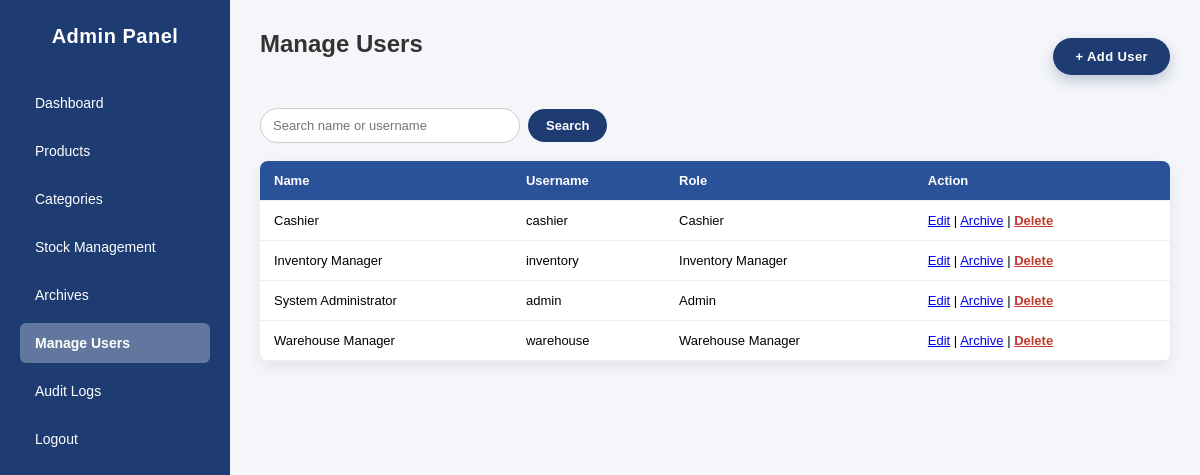
The app's page /views/admin/users.php (signed in) with its own data.
### tables this page shows
CREATE TABLE `users` (
  `user_id` int(11) NOT NULL,
  `name` varchar(100) NOT NULL,
  `username` varchar(50) NOT NULL,
  `password` varchar(255) NOT NULL,
  `role_id` int(11) NOT NULL,
  `created_at` timestamp NOT NULL DEFAULT current_timestamp(),
  `status` enum('active','inactive') DEFAULT 'active'
);

CREATE TABLE `roles` (
  `role_id` int(11) NOT NULL,
  `role_name` varchar(50) NOT NULL
);

### views/admin/users.php (the view, shortened to what this page needs)
<?php
require '../../conn/db.php';
$search = trim($_GET['search'] ?? '');
$search = substr($search, 0, 50);
$page   = max(1, (int)($_GET['page'] ?? 1));
$limit  = 10;
$offset = ($page - 1) * $limit;
$stmt = $pdo->prepare("
    SELECT u.*, r.role_name
    FROM users u
    JOIN roles r ON u.role_id = r.role_id
    WHERE u.status = 'active'
      AND (u.name LIKE :search OR u.username LIKE :search)
    ORDER BY u.name ASC
    LIMIT :limit OFFSET :offset
");
$stmt->bindValue(':search', "%$search%", PDO::PARAM_STR);
$stmt->bindValue(':limit', $limit, PDO::PARAM_INT);
$stmt->bindValue(':offset', $offset, PDO::PARAM_INT);
$stmt->execute();
$users = $stmt->fetchAll();
?>
<!DOCTYPE html>
<html>
<head>
    <link rel="stylesheet" href="../../assets/css/admin_dashboard.css">
    <link rel="stylesheet" href="../../assets/css/users.css">
</head>
<body>
<div class="dashboard">
    <aside class="sidebar">
        <h2>Admin Panel</h2>
        <ul>
            <li><a href="dashboard.php">Dashboard</a></li>
            <li><a href="products.php">Products</a></li>
            <li><a href="categories.php">Categories</a></li>
            <li><a href="stock_management.php">Stock Management</a></li>
            <li><a href="archives.php">Archives</a></li>
            <li class="active"><a href="users.php">Manage Users</a></li>
            <li><a href="audit_logs.php">Audit Logs</a></li>
            <li><a href="../../logout.php">Logout</a></li>
        </ul>
    </aside>
    <main class="content">
        <div class="page-header">
            <h1>Manage Users</h1>
            <button class="add-btn" id="openUserModal">+ Add User</button>
        </div>
        <form method="GET" class="search-form">
            <input type="text"
                   name="search"
                   placeholder="Search name or username"
                   value="<?= htmlspecialchars($search) ?>">
            <button type="submit">Search</button>
        </form>
        <br>
        <table>
            <tr>
                <th>Name</th>
                <th>Username</th>
                <th>Role</th>
                <th>Action</th>
            </tr>
            <?php foreach ($users as $u): ?>
            <tr>
                <td><?= htmlspecialchars($u['name']) ?></td>
                <td><?= htmlspecialchars($u['username']) ?></td>
                <td><?= htmlspecialchars($u['role_name']) ?></td>
                <td>
                    <a href="users.php?edit=<?= $u['user_id'] ?>">Edit</a> |
                    <a href="../../conn/Users.php?archive=<?= $u['user_id'] ?>"
                       onclick="return confirm('Archive this user?')">Archive</a> |
                    <a href="../../conn/Users.php?delete=<?= $u['user_id'] ?>"
                       class="danger"
                       onclick="return confirm('Delete user permanently?')">Delete</a>
                </td>
            </tr>
            <?php endforeach; ?>
        </table>
    </main>
</div>
</body>
</html>

### assets/css/admin_dashboard.css (style rules this page uses)
* { margin: 0; padding: 0; box-sizing: border-box; font-family: Arial, Helvetica, sans-serif; }
body { background: #f4f6f9; }
.dashboard { display: flex; min-height: 100vh; }
.sidebar { width: 230px; background: #1e3c72; color: #fff; padding: 25px 20px; display: flex; flex-direction: column; }
.sidebar h2 { text-align: center; margin-bottom: 35px; font-size: 20px; font-weight: bold; letter-spacing: 0.5px; }
.sidebar ul { list-style: none; }
.sidebar ul li { margin-bottom: 8px; }
.sidebar ul li a { display: block; padding: 12px 15px; border-radius: 6px; color: #fff; text-decoration: none; font-size: 14px; transition: background 0.2s ease, padding-left 0.2s ease; }
.sidebar ul li.active a { background: rgba(255,255,255,0.3); font-weight: bold; }
.content { flex: 1; padding: 30px; }
.content h1 { margin-bottom: 25px; font-size: 24px; color: #333; }

### assets/css/users.css (style rules this page uses)
.page-header { display: flex; justify-content: space-between; align-items: center; gap: 12px; margin-bottom: 25px; flex-wrap: wrap; }
.add-btn { background: #1e3c72; color: #fff; border: none; padding: 11px 22px; border-radius: 999px; cursor: pointer; font-weight: bold; font-size: 13px; letter-spacing: 0.4px; box-shadow: 0 6px 14px rgba(30,60,114,0.25); transition: background 0.2s ease, transform 0.2s ease, box-shadow 0.2s ease; }
.search-form { display: flex; align-items: center; gap: 8px; }
.search-form input[type="text"] { width: 260px; padding: 9px 12px; border: 1px solid #ccc; border-radius: 999px; font-size: 13px; outline: none; transition: border-color 0.2s, box-shadow 0.2s; }
.search-form button { padding: 9px 18px; background: #1e3c72; color: #fff; border: none; border-radius: 999px; cursor: pointer; font-size: 13px; font-weight: bold; transition: background 0.2s ease, transform 0.2s ease; }
table { width: 100%; background: #fff; border-collapse: collapse; border-radius: 8px; overflow: hidden; box-shadow: 0 6px 15px rgba(0,0,0,0.08); }
th, td { padding: 12px 14px; border-bottom: 1px solid #eee; text-align: left; font-size: 13px; }
th { background: #2a5298; color: #fff; font-weight: bold; }
a.danger { color: #c0392b; font-weight: bold; }

### records on screen
users: name "Cashier", username "cashier", role.role_name "Cashier"
users: name "Inventory Manager", username "inventory", role.role_name "Inventory Manager"
users: name "System Administrator", username "admin", role.role_name "Admin"
users: name "Warehouse Manager", username "warehouse", role.role_name "Warehouse Manager"
